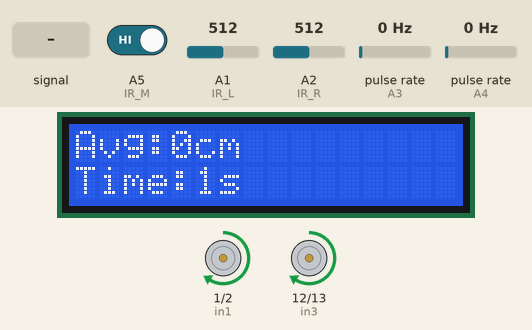
This sketch was run on a simulated Arduino Uno, built with avr-gcc and run on an emulated ATmega328P. On the bench: 16×2 character LCD, motor-driver pin pairs drawn as motors (green arrow = first pin HIGH = forward, orange = second pin HIGH = backward, longer = more drive, scaled by the enable pin). Wiring (inferred from the names in the program): 2 × pulse sensor: data A3 / data A4. The inputs (shaded band) are chosen by the test bench; at power-on: A1 (IR_L) = 512, A2 (IR_R) = 512, pulse rate (sensors on A3, A4) 0 Hz, A5 (IR_M) HIGH.

Above: at 2.2 s.
2.3 s: A1 (IR_L) fed a 200 Hz sine of ±255 counts around its level
At 3.5 s:
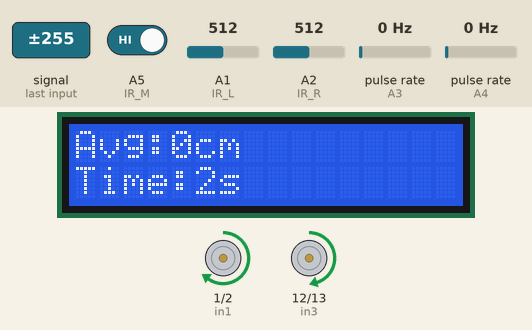
4.7 s: A1 (IR_L) set to 306
At 5.8 s:
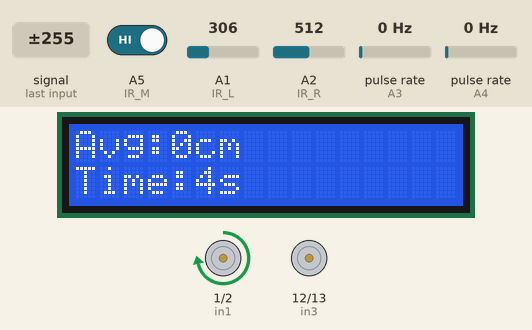
7.7 s: A2 (IR_R) set to 493
At 8.7 s:
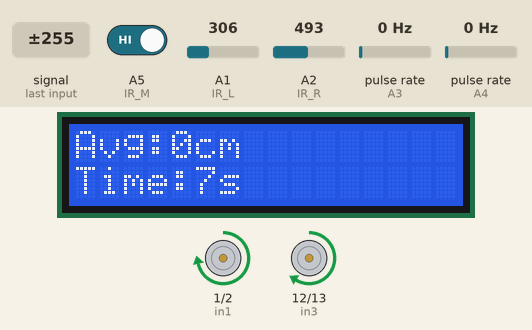
10.7 s: pulse rate (sensor on A3) set to 50 Hz
At 11.02 s:
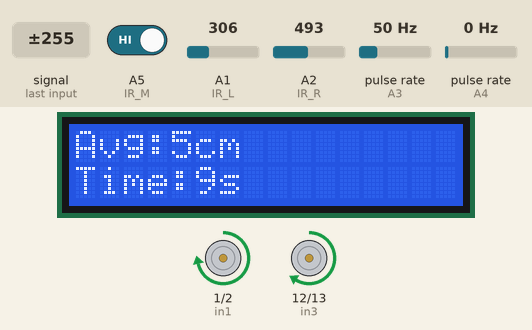
12.4 s: A2 (IR_R) set to 306
At 12.62 s:
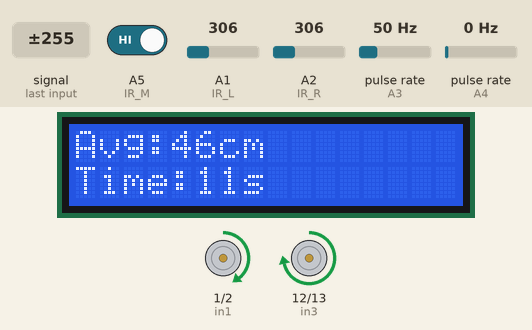
14.4 s: A1 (IR_L) set to 210
At 14.63 s:
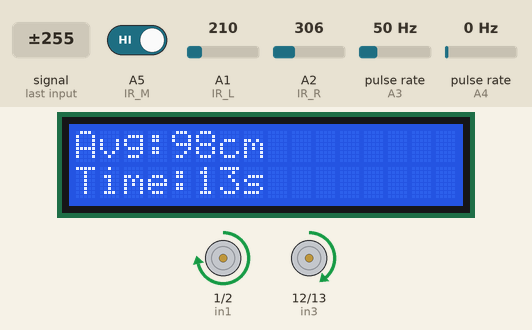
Timing chart, 0 to 17.4 s (numbered marks = the images above; inputs shaded):
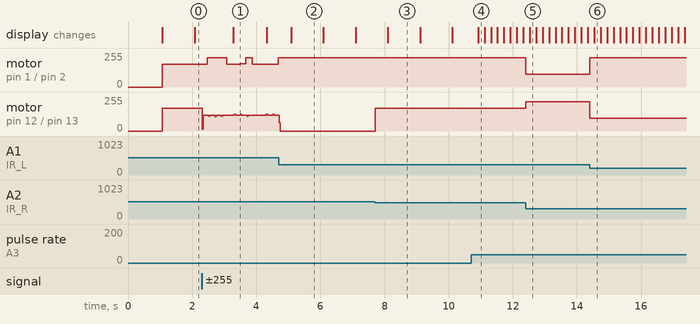

The sketch:

pjw3.ino
```cpp
#include <LiquidCrystal.h>
#include <PinChangeInterrupt.h>

LiquidCrystal lcd(8,9,4,5,6,7);

// ====== IR ======
const int IR_L = A1;
const int IR_R = A2;
const int IR_M = A5;

// ====== Motors ======
int enA = 3;
int in1 = 1;
int in2 = 2;

int enB = 11;
int in3 = 12;
int in4 = 13;

// ====== IR threshold ======
int leftThreshold  = 300;
int rightThreshold = 300;

// ====== Encoder settings ======
const int ENC_L = A4;
const int ENC_R = A3;

volatile long pL = 0, pR = 0;
volatile unsigned long lastUsL = 0, lastUsR = 0;
const unsigned long MIN_EDGE_US = 300;

const float WHEEL_DIAMETER_M = 0.065f;
const int   PULSES_PER_REV   = 20;
const float DIST_PER_PULSE_M = 3.1415926f * WHEEL_DIAMETER_M / PULSES_PER_REV;

unsigned long startTime = 0;

// ====== PID VARIABLES ======
float Kp = 550;        // main control
float Ki = 0.0;         // optional
float KpCorner = 0.35;  // slightly stronger turning at corners
float Kd = 1.0;

float lastError = 0;
float integral = 0;

int baseSpeed = 170;   // NORMAL speed
int maxSpeed = 220;    // limit

// ====== IR Calibration ======
int L_min = 60, L_max = 420;//int L_min = 170, L_max = 660;
int R_min = 55, R_max = 510;//int R_min = 80, R_max = 525;

// ====== Encoder ISR ======
void onLeft(){
  unsigned long t = micros();
  if (digitalRead(ENC_L) == HIGH && (t - lastUsL > MIN_EDGE_US)) {
    pL++;
    lastUsL = t;
  }
}

void onRight(){
  unsigned long t = micros();
  if (digitalRead(ENC_R) == HIGH && (t - lastUsR > MIN_EDGE_US)) {
    pR++;
    lastUsR = t;
  }
}

void setup() {
  lcd.begin(16, 2);
  lcd.print("Line + Dist+Time");
  delay(1000);
  lcd.clear();

  startTime = millis();

  pinMode(IR_L, INPUT);
  pinMode(IR_R, INPUT);
  pinMode(IR_M, INPUT);

  pinMode(enA, OUTPUT);
  pinMode(enB, OUTPUT);
  pinMode(in1, OUTPUT);
  pinMode(in2, OUTPUT);
  pinMode(in3, OUTPUT);
  pinMode(in4, OUTPUT);

  pinMode(ENC_L, INPUT_PULLUP);
  pinMode(ENC_R, INPUT_PULLUP);

  attachPCINT(digitalPinToPCINT(ENC_L), onLeft, CHANGE);
  attachPCINT(digitalPinToPCINT(ENC_R), onRight, CHANGE);
}

void loop() {

  // ============ LCD display =============
  static unsigned long lastLCD = 0;
  if (millis() - lastLCD > 200) {
    lastLCD = millis();

    long cL = pL;
    long cR = pR;

    float dAvg = ((cL + cR) / 2.0) * DIST_PER_PULSE_M * 100.0;
    unsigned long elapsedSec = (millis() - startTime) / 1000;

    lcd.setCursor(0,0);
    lcd.print("Avg:");
    lcd.print((int)dAvg);
    lcd.print("cm   ");

    lcd.setCursor(0,1);
    lcd.print("Time:");
    lcd.print(elapsedSec);
    lcd.print("s    ");
  }

  // ============ Read sensors ============
  int vL = analogRead(IR_L);
  int vR = analogRead(IR_R);
  int vM = digitalRead(IR_M);


  // ============ PID LINE FOLLOWING ============
  float normL = (float)(vL - L_min) / (float)(L_max - L_min);
  float normR = (float)(vR - R_min) / (float)(R_max - R_min);

  normL = constrain(normL, 0, 1);
  normR = constrain(normR, 0, 1);

  float error = normL - normR;

  integral += error;
  float derivative = error - lastError;
  lastError = error;

  float correction = Kp * error + Ki * integral + Kd * derivative;

  int leftSpeed  = baseSpeed - correction;
  int rightSpeed = baseSpeed + correction;

  leftSpeed  = constrain(leftSpeed,  0, maxSpeed);
  rightSpeed = constrain(rightSpeed, 0, maxSpeed);

  setMotor(leftSpeed, rightSpeed);
}


// ======================================
// MOTOR CONTROL USING SPEED VALUES
// ======================================
void setMotor(int leftSpd, int rightSpd) {
  // LEFT MOTOR
  analogWrite(enA, leftSpd);
  digitalWrite(in1, HIGH);
  digitalWrite(in2, LOW);

  // RIGHT MOTOR
  analogWrite(enB, rightSpd);
  digitalWrite(in3, HIGH);
  digitalWrite(in4, LOW);
}


// ========= Your existing functions =========
void findrightline(int speedVal) {
  analogWrite(enA, speedVal);
  analogWrite(enB, speedVal);
  digitalWrite(in1, LOW);
  digitalWrite(in2, LOW);
  digitalWrite(in3, HIGH);
  digitalWrite(in4, LOW);
  delay(1200);
}

void findleftline(int speedVal) {
  analogWrite(enA, speedVal);
  analogWrite(enB, speedVal);
  digitalWrite(in1, HIGH);
  digitalWrite(in2, LOW);
  digitalWrite(in3, LOW);
  digitalWrite(in4, LOW);
  delay(1000);
}

void stopMotors() {
  analogWrite(enA, 0);
  analogWrite(enB, 0);
  digitalWrite(in1, LOW);
  digitalWrite(in2, LOW);
  digitalWrite(in3, LOW);
  digitalWrite(in4, LOW);
}
```

Measured:
- the behaviour switches between 506 and 505 on A2 (IR_R) (found by bisection; images 2 and 3)
- after the input at 2.3 s, motor on pin 1 (in1) / pin 2 (in2): forward 170/255 → forward 220/255 after 0.17 s, → forward 170/255 0.60 s later, → forward 176/255 0.40 s later, → forward 220/255 0.20 s later, … (6 changes in this stretch)
- after the input at 4.7 s, motor on pin 1 (in1) / pin 2 (in2): stops changing and stays forward 220/255
- after the input at 7.7 s, motor on pin 12 (in3) / pin 13 (in4): stopped → forward 170/255 at once
- after the input at 12.4 s, motor on pin 1 (in1) / pin 2 (in2): forward 220/255 → forward 97/255 at once; motor on pin 12 (in3) / pin 13 (in4): forward 170/255 → forward 220/255 at once
- after the input at 14.4 s, motor on pin 1 (in1) / pin 2 (in2): forward 97/255 → forward 220/255 at once; motor on pin 12 (in3) / pin 13 (in4): forward 220/255 → forward 95/255 at once
- what the display in image 1 shows lasts 1.0 s, from 3.3 s to 4.3 s
